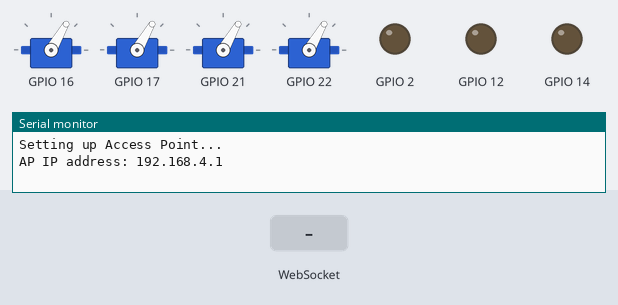
Recording of a program running on a simulated ESP32. On the bench: 4 × servo, output pins drawn as LEDs (lit = HIGH), the last lines printed to the serial monitor. Inputs (shaded band) come from the test bench.

Above: at 0.1 s.
At 0.8 s:
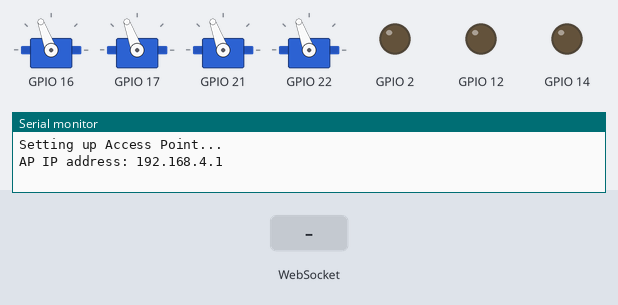
At 2.2 s:
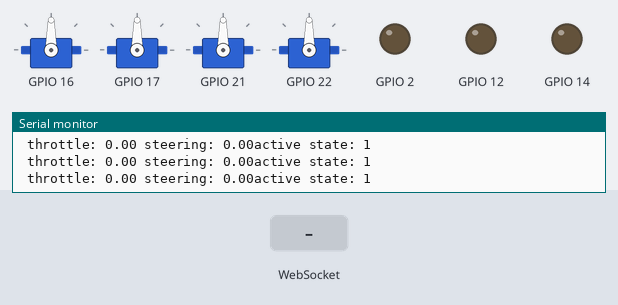
2.3 s: WebSocket text "1" received
Timing chart, 0 to 5.3 s (numbered marks = the images above; inputs shaded):
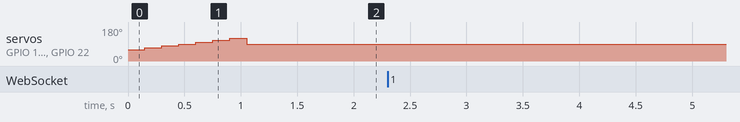

The program:

main.cpp
```cpp
#include "StateMachine.h"

StateMachine *state_machine;

void setup()
{
  state_machine = new StateMachine();
  state_machine->sm_setup();
};

void loop() {
  state_machine->sm_loop();
}
// #include "WebSerialMonitor.h"
// #include "AnalogSensor.h"
// #include "RoverControls.h"
// #include "Steering.h"

// AnalogSensor soilSensor = AnalogSensor(5, "soil");
// Steering steering;

// void setup() {
//   resetRoverControlState();
//   steering.begin();
//   setupSerial();
//   steering.servo_test();
// }

// void loop() {
//   // soilSensor.update();
//   handleSerial();

//   RoverControlState controls = getRoverControlState();
//   steering.applyControl(controls);

//   if (controls.enabled) {
//     Serial.print("[ROVER] throttle=");
//     Serial.print(controls.throttle, 2);
//     Serial.print(" steering=");
//     Serial.println(controls.steering, 2);
//   }

//   delay(100);
// }
```
